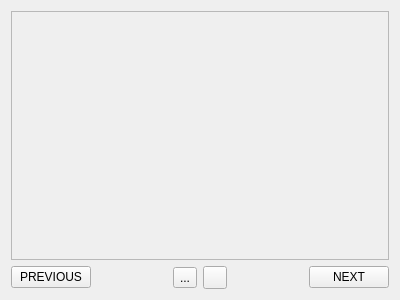
<?xml version="1.0" encoding="UTF-8"?>
<ui version="4.0">
 <class>imageslistviewer</class>
 <widget class="QWidget" name="imageslistviewer">
  <property name="geometry">
   <rect>
    <x>0</x>
    <y>0</y>
    <width>400</width>
    <height>300</height>
   </rect>
  </property>
  <property name="windowTitle">
   <string>Form</string>
  </property>
  <layout class="QGridLayout" name="gridLayout">
   <item row="1" column="0">
    <widget class="QPushButton" name="pushButton_PreviousImage">
     <property name="text">
      <string>PREVIOUS</string>
     </property>
    </widget>
   </item>
   <item row="1" column="1">
    <spacer name="horizontalSpacer">
     <property name="orientation">
      <enum>Qt::Horizontal</enum>
     </property>
     <property name="sizeHint" stdset="0">
      <size>
       <width>75</width>
       <height>20</height>
      </size>
     </property>
    </spacer>
   </item>
   <item row="1" column="2">
    <widget class="QToolButton" name="toolButton_MagPlus">
     <property name="text">
      <string>...</string>
     </property>
     <property name="icon">
      <iconset resource="icons.qrc">
       <normaloff>:/icons/icons/magnifier--plus.ico</normaloff>:/icons/icons/magnifier--plus.ico</iconset>
     </property>
    </widget>
   </item>
   <item row="1" column="3">
    <widget class="QToolButton" name="toolButton_MagMinus">
     <property name="text">
      <string/>
     </property>
     <property name="icon">
      <iconset resource="icons.qrc">
       <normaloff>:/icons/icons/magnifier--minus.ico</normaloff>:/icons/icons/magnifier--minus.ico</iconset>
     </property>
    </widget>
   </item>
   <item row="1" column="4">
    <spacer name="horizontalSpacer_2">
     <property name="orientation">
      <enum>Qt::Horizontal</enum>
     </property>
     <property name="sizeHint" stdset="0">
      <size>
       <width>75</width>
       <height>20</height>
      </size>
     </property>
    </spacer>
   </item>
   <item row="1" column="5">
    <widget class="QPushButton" name="pushButton_NextImage">
     <property name="text">
      <string>NEXT</string>
     </property>
    </widget>
   </item>
   <item row="0" column="0" colspan="6">
    <widget class="QScrollArea" name="scrollArea_image">
     <property name="widgetResizable">
      <bool>true</bool>
     </property>
     <widget class="QWidget" name="scrollAreaWidgetContents">
      <property name="geometry">
       <rect>
        <x>0</x>
        <y>0</y>
        <width>380</width>
        <height>251</height>
       </rect>
      </property>
     </widget>
    </widget>
   </item>
  </layout>
 </widget>
 <resources>
  <include location="icons.qrc"/>
 </resources>
 <connections/>
</ui>
